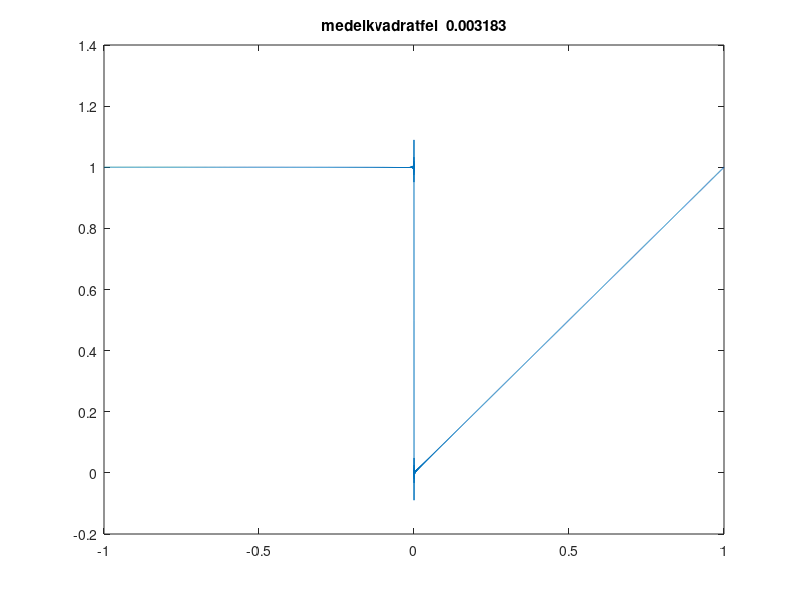

Write the MATLAB code that produced this figure.
clear all
close all

N=10000;
%figure
x=-1:0.0001:1;
f=0.75*ones(1,length(x));
s=9/8;
for n=1:N
    f=f+((-1)^n -1)/n^2/pi^2*cos(n*pi*x) - sin(n*pi*x)/n/pi;
    s=s+((((-1)^n -1)/n^2/pi^2)^2 + (1/n/pi)^2);
end
plot(x,f)
E=sqrt(4/3-s)
title(['medelkvadratfel  ', num2str(E)])
